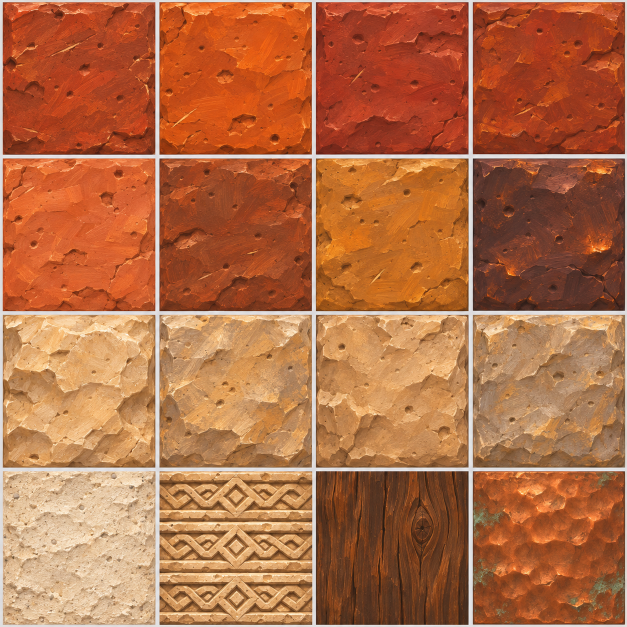
#> input picture assets/concepts/building-kit/hearthbrick_texture_sheet.png, 1254 x 1254 px (shown at 1/2 size)
$ python derive_tex_hearthbrick.py
#> lines starting #> are read from the running program, lines starting #| are printed output that depends on the picture; after the words box and inside, x2 and y2 are one past the last pixel; in counts of white or black regions, pixels touching at a corner belong together
# Cut the Hearthbrick texture sheet (ChatGPT, owner's chat "Generate Building Kit Sheet", Nov 20) into kit textures:
#   hbbrick_a.._f (six brick colours), hbbrick_ochre, hbbrick_dark (burnt), hblime_a.._d, hbmortar_a, hbrune_a,
#   hbtimber_a, hbcopper_a      (assets/textures/kit/, used by builds/hearthbrick_v2.py)
# python -I tools/asset_forge/derive_tex_hearthbrick.py
from pathlib import Path

import numpy as np
from PIL import Image

ROOT = Path(__file__).resolve().parents[2]
SHEET = ROOT / "assets/concepts/building-kit/hearthbrick_texture_sheet.png"
OUT = ROOT / "assets/textures/kit"
NAMES = ["hbbrick_a", "hbbrick_b", "hbbrick_c", "hbbrick_d",
	"hbbrick_e", "hbbrick_f", "hbbrick_ochre", "hbbrick_dark",
	"hblime_a", "hblime_b", "hblime_c", "hblime_d",
	"hbmortar_a", "hbrune_a", "hbtimber_a", "hbcopper_a"]


def spans(frac, n):
	"""The n runs of rows/columns that are NOT mostly light-grey gap."""
	out, start = [], None
	for i, f in enumerate(frac):
		if f < 0.5 and start is None:
			start = i
		if f >= 0.5 and start is not None:
			if i - start > 60:
				out.append((start, i))
			start = None
	if start is not None and len(frac) - start > 60:
		out.append((start, len(frac)))
	assert len(out) == n, out
	return out


def seamless(t):
	"""Blend the tile with itself shifted by half, so its edges match when it repeats."""
	x = np.asarray(t).astype(float)
	h, w = x.shape[:2]
	s = np.roll(np.roll(x, h // 2, 0), w // 2, 1)
	yy, xx = np.mgrid[0:h, 0:w]
	m = np.minimum(np.minimum(xx, w - 1 - xx) / (w * 0.25), np.minimum(yy, h - 1 - yy) / (h * 0.25)).clip(0, 1)[..., None]
	return Image.fromarray((x * m + s * (1 - m)).astype(np.uint8))


im = Image.open(SHEET).convert("RGB")
#> im is the input picture: PIL image 1254x1254 RGB; mean R, G, B 178.9, 109.3, 69.6
a = np.asarray(im).astype(float)
grey = (np.abs(a[..., 0] - a[..., 1]) < 12) & (np.abs(a[..., 1] - a[..., 2]) < 12) & (a.mean(axis=2) > 170)
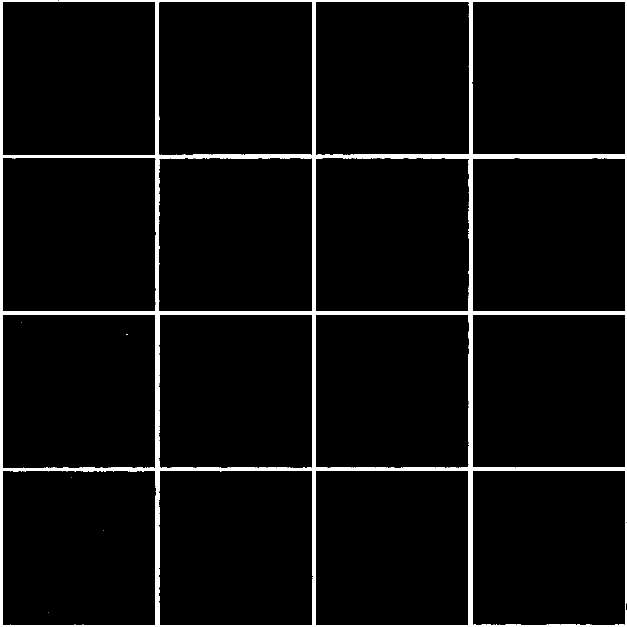
#> grey: shape (1254, 1254) bool (shown at 1/2 size); 4.7% white; 6 white regions (5 under 20 px), largest, box (x1, y1, x2, y2) and area: (0, 0, 1254, 1254) 74088
cols, rows = spans(grey.mean(axis=0), 4), spans(grey.mean(axis=1), 4)
#> the loop in spans, `for i, f in enumerate(frac):` made 1254 passes
#> f on passes 1 to 12: 1, 1, 1, 1, 1, 0.127, 0.0207, 0.0207, 0.0207, 0.0207, 0.0207, 0.0207
#> after the loop in spans, `for i, f in enumerate(frac):`: out = [(5, 311), (319, 624), (632, 937), (945, 1250)]
#> the loop in spans (call 2), `for i, f in enumerate(frac):` made 1254 passes
#> f on passes 1 to 12: 0.959, 0.999, 1, 0.946, 0.0255, 0.0223, 0.0231, 0.0239, 0.0247, 0.0239, 0.0239, 0.0231
#> cols = [(5, 311), (319, 624), (632, 937), (945, 1250)]; rows = [(4, 309), (317, 623), (629, 935), (942, 1250)]
k = 0
for (y0, y1) in rows:
	for (x0, x1) in cols:
		t = im.crop((x0 + 5, y0 + 5, x1 - 5, y1 - 5)).resize((512, 512), Image.LANCZOS)
		n = NAMES[k]
		if n != "hbrune_a":   # the rune band keeps its three rows exactly (it's mapped one row per band)
			t = seamless(t)
		t.save(OUT / f"{n}.png")
		print("made", n)
		k += 1
#> this loop made 4 passes
#> (printed output is left out)
#> pass 1, in seamless, `x = np.asarray(t).astype(float)`:
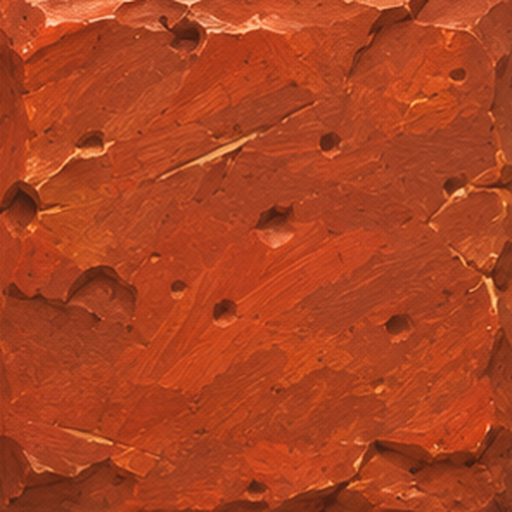
#> x: shape (512, 512, 3) float64; mean R, G, B 172, 67.5, 33.5
#> pass 1, in seamless, `s = np.roll(np.roll(x, h // 2, 0), w // 2, 1)`:
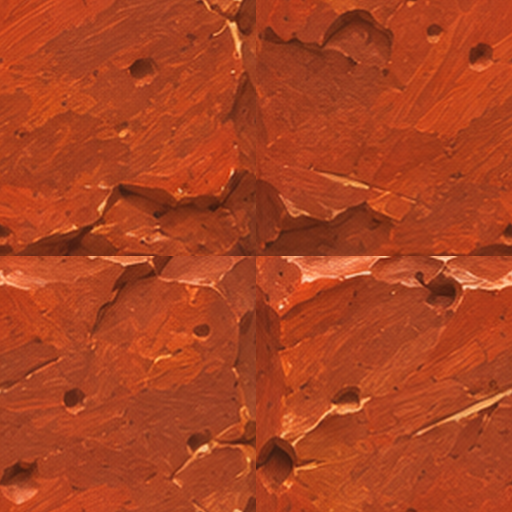
#> s: shape (512, 512, 3) float64; mean R, G, B 172, 67.5, 33.5
#> pass 1, in seamless, `yy, xx = np.mgrid[0:h, 0:w]`:
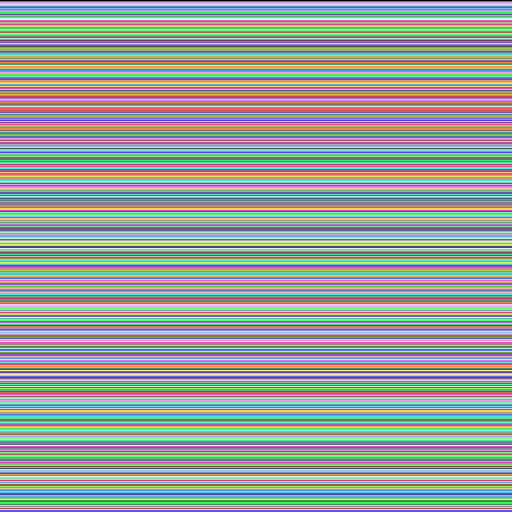
#> yy: shape (512, 512) int64; 512 distinct labels, from 0 to 511; one colour per label, 0 black
#> pass 1, in seamless, `yy, xx = np.mgrid[0:h, 0:w]`:
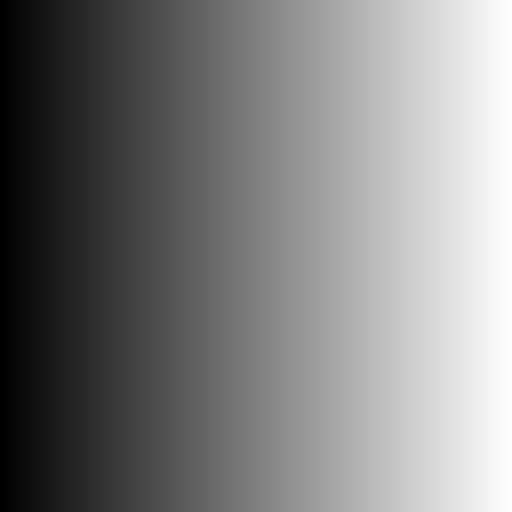
#> xx: shape (512, 512) int64; min 0, max 511, mean 255.5; drawn with min black and max white
#> after the loop:
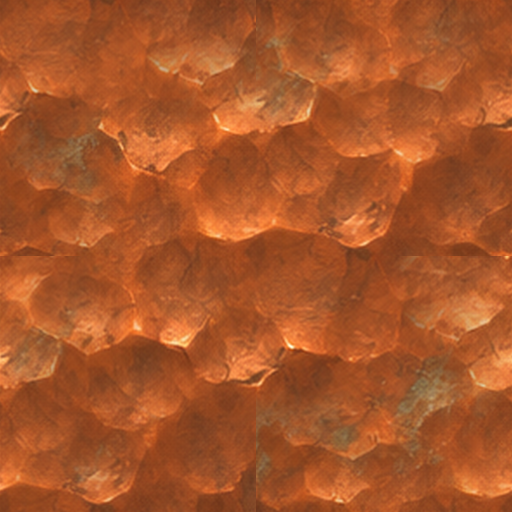
#> t: PIL image 512x512 RGB; mean R, G, B 167.7, 86.3, 42.1
#> after the loop, k = 16
